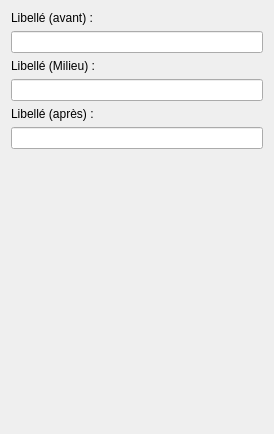
<?xml version="1.0" encoding="UTF-8"?>
<ui version="4.0">
 <class>WidgetTextLine</class>
 <widget class="QWidget" name="WidgetTextLine">
  <property name="geometry">
   <rect>
    <x>0</x>
    <y>0</y>
    <width>274</width>
    <height>434</height>
   </rect>
  </property>
  <property name="sizePolicy">
   <sizepolicy hsizetype="Fixed" vsizetype="Expanding">
    <horstretch>0</horstretch>
    <verstretch>0</verstretch>
   </sizepolicy>
  </property>
  <property name="windowTitle">
   <string>Form</string>
  </property>
  <layout class="QVBoxLayout" name="verticalLayout">
   <item>
    <widget class="QLabel" name="label_2">
     <property name="text">
      <string>Libellé (avant) :</string>
     </property>
    </widget>
   </item>
   <item>
    <widget class="QLineEdit" name="libBefore"/>
   </item>
   <item>
    <widget class="QLabel" name="label_5">
     <property name="text">
      <string>Libellé (Milieu) :</string>
     </property>
    </widget>
   </item>
   <item>
    <widget class="QLineEdit" name="libMiddle"/>
   </item>
   <item>
    <widget class="QLabel" name="label_4">
     <property name="text">
      <string>Libellé (après) :</string>
     </property>
    </widget>
   </item>
   <item>
    <widget class="QLineEdit" name="libAfter"/>
   </item>
   <item>
    <spacer name="verticalSpacer">
     <property name="orientation">
      <enum>Qt::Vertical</enum>
     </property>
     <property name="sizeHint" stdset="0">
      <size>
       <width>20</width>
       <height>40</height>
      </size>
     </property>
    </spacer>
   </item>
  </layout>
 </widget>
 <resources/>
 <connections/>
</ui>
